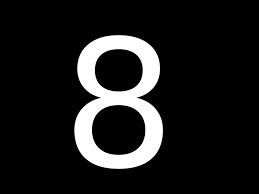
#> input picture eight.png, 259 x 194 px
$ jupyter execute ImageHoleFilling.ipynb
#> lines starting #> are read from the running program, lines starting #| are printed output that depends on the picture; after the words box and inside, x2 and y2 are one past the last pixel; in counts of white or black regions, pixels touching at a corner belong together
[cell 1]
import cv2
import numpy as np

[cell 2]
image = cv2.imread('eight.png', 0)
#> image is the input picture: shape (194, 259); min 0, max 255, mean 29.4
print(image.shape)
#| (194, 259)
_, A = cv2.threshold(image, 127, 255, cv2.THRESH_BINARY)
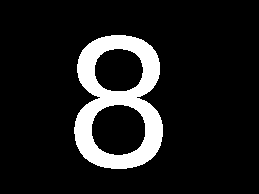
#> A: shape (194, 259); 11.6% white; 1 white region, box (x1, y1, x2, y2) and area: (74, 35, 163, 169) 5818
A_complement = cv2.bitwise_not(A)
X = np.zeros_like(A)
X[0, 0] = 255
kernel = cv2.getStructuringElement(cv2.MORPH_CROSS, (3, 3))
while True:
    X_prev = X.copy()
    X = cv2.dilate(X, kernel)
    X = cv2.bitwise_and(X, A_complement)
    if np.array_equal(X, X_prev):
        break
#> this loop made 452 passes
#> pass 1, `X = cv2.bitwise_and(X, A_complement)`:
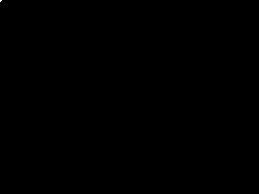
#> X: shape (194, 259); 0.01% white in thin lines or dots, all inside (x1, y1, x2, y2) = (0, 0, 2, 2)
#> after the loop:
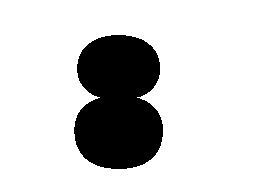
#> X: shape (194, 259); 80.8% white; 1 black region, box (x1, y1, x2, y2) and area: (74, 35, 163, 169) 9623
out = cv2.bitwise_or(A, X)
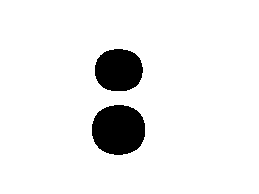
#> out: shape (194, 259); 92.4% white; 2 black regions, box (x1, y1, x2, y2) and area: (92, 105, 145, 155) 2157, (95, 49, 143, 91) 1648

cv2.imshow('Original', A)
cv2.imshow('Filled Holes', out)
cv2.waitKey(0)

[cell 3]
image

[cell 4]
for i in range(image.shape[0]):
    for j in range(image.shape[1]):
        if image[i][j] == 0:
            print(i,j)
            break
